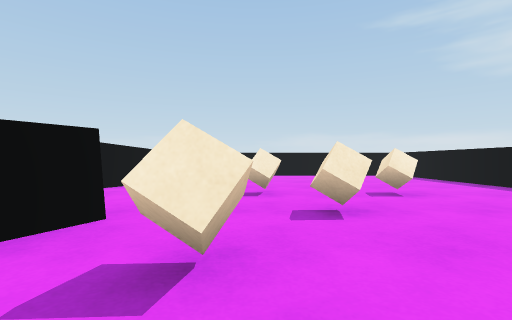
[1] (above)

19 first-person views from a walk through a scene from a Unity 3-D project. The camera is 0.68 m above the floor, looks level and sees 85° across. The floor is counted in squares, 1 m on a side. Each view is taken from the middle of a square. On the plan, view 1 faces up. The plan holds only what a view shows up to about 9 squares ahead; the rest is blank. The place goes on beyond the plan. The player character is not drawn.

[2]
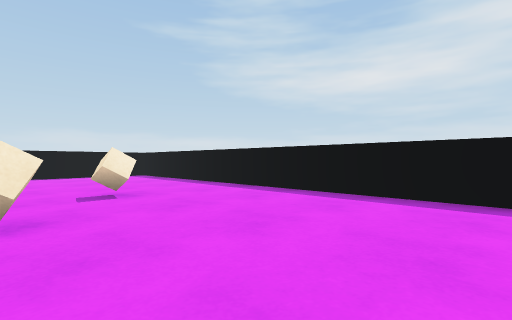

[3]
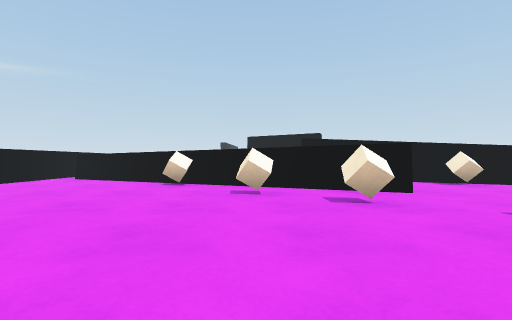

[4]
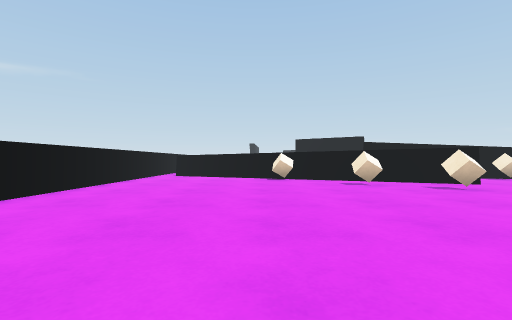

[5]
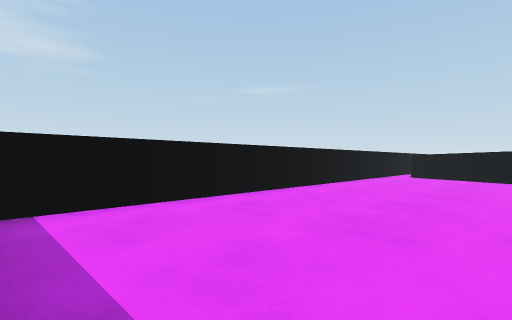

[6]
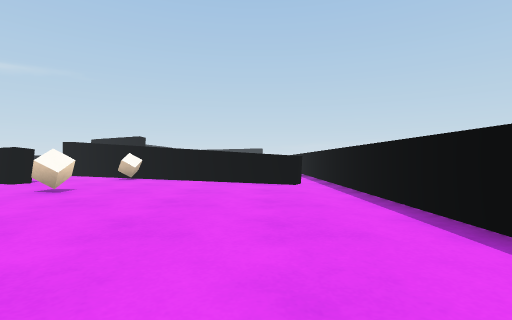

[7]
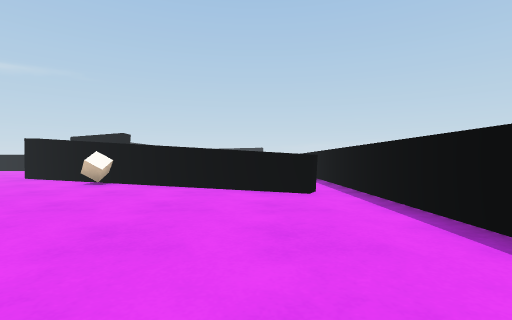

[8]
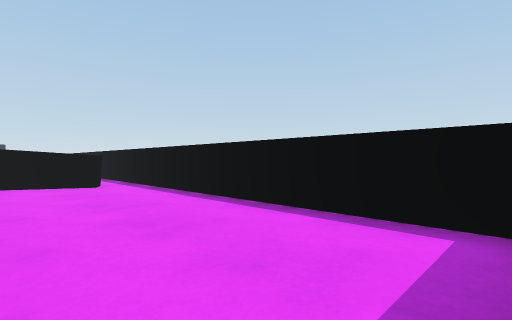

[9]
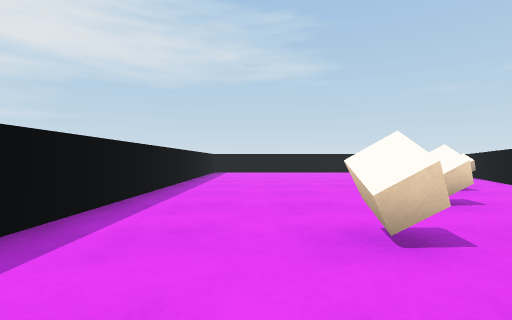

[10]
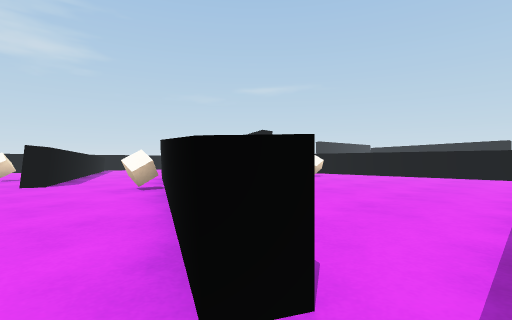

[11]
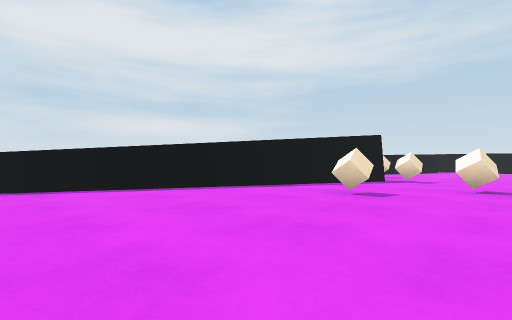

[12]
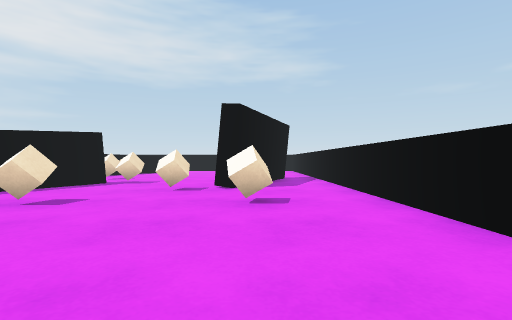

[13]
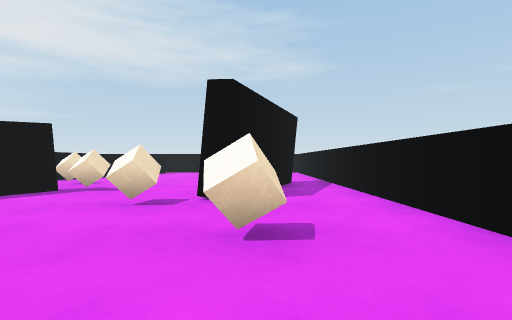

[14]
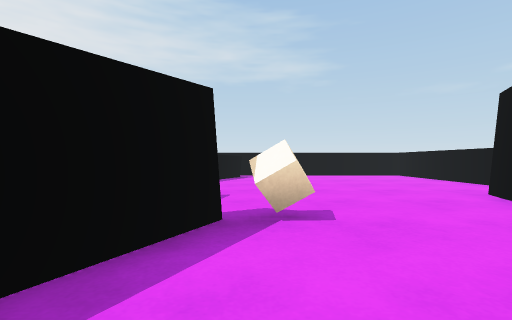

[15]
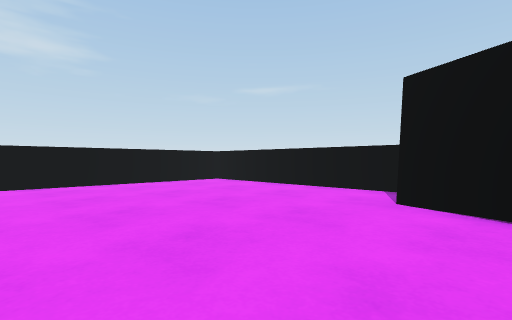

[16]
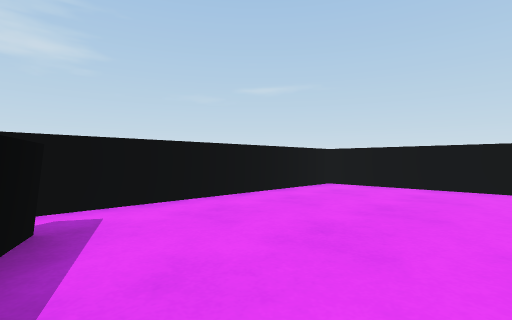

[17]
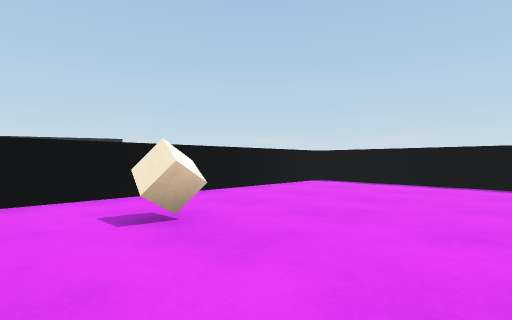

[18]
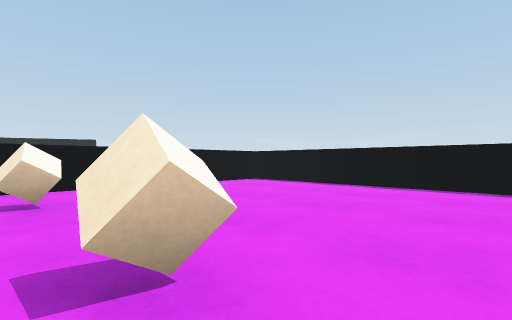

[19]
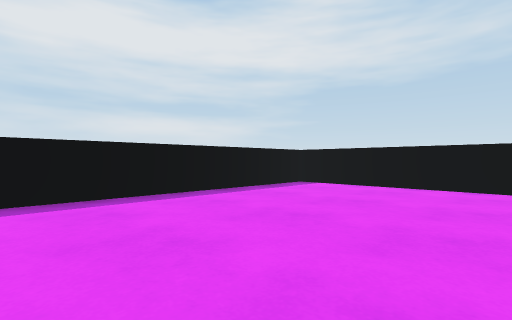

### Floor plan
Points are (right, up) in squares from view 1. A wall is a line through its corners. A room is listed if a view was taken in it or the views show most of it. See-through windows are left out.
Room 1 (views 1, 2, 3, 4, 5, 6, 7, 8, 9, 10, 19)
walls: (-3.1, 1.3) (-2.2, 3.4) (-1.8, 3.2) (-5.2, -4.6); (-2.1, 11.3) (-1.6, 11.1) (-5.1, 3.7); (5.9, 12.3) (-3.5, 12.3); (-6.1, -7.2) (6.2, -7.2) (6.2, 9)
ways out: opening at (-4, 2.5) to room 2; opening at (-2.5, 11.5) to room 2
objects: cube (-3, -2); cube (-2, 0); cube (0, 2); cube (0, 6); cube (1, 4); cube (3, 6)
Room 2 (views 11, 12, 13, 14, 15, 16, 17, 18)
walls: (-6.6, 1.7) (-2.3, 10.8); (-11, 0.9) (-11.7, -0.6); (-12.2, -0.4) (-10.5, 3.4) (-10, 3.2); (-13.3, 11.5) (-13.3, -7.2) (-6.1, -7.2); (-3.5, 12.3) (-12.5, 12.3); (-6.4, -6.2) (-6.1, -5.4)
ways out: opening at (-4, 2.5) to room 1; opening at (-2.5, 11.5) to room 1
objects: cube (-11, 6); cube (-9, 4); cube (-7, 2); cube (-7, 6); cube (-6, 0)

Where each view was taken, in squares from view 1:
view 1: 0 up, 0 right, facing up
view 2: 0 up, 1 right, facing up-right
view 3: 0 up, 4 right, facing left
view 4: 3 down, 6 right, facing left
view 5: 3 down, 6 right, facing down-left
view 6: 10 up, 6 right, facing left
view 7: 10 up, 4 right, facing left
view 8: 9 up, 6 right, facing up-left
view 9: 8 up, 4 right, facing down
view 10: 12 up, 1 left, facing down-left
view 11: 11 up, 10 left, facing down-right
view 12: 10 up, 11 left, facing down
view 13: 8 up, 11 left, facing down
view 14: 5 up, 7 left, facing down
view 15: 1 up, 7 left, facing down-left
view 16: 3 down, 6 left, facing down-left
view 17: 4 up, 8 left, facing up-left
view 18: 5 up, 6 left, facing up-left
view 19: 0 up, 1 right, facing down-right
